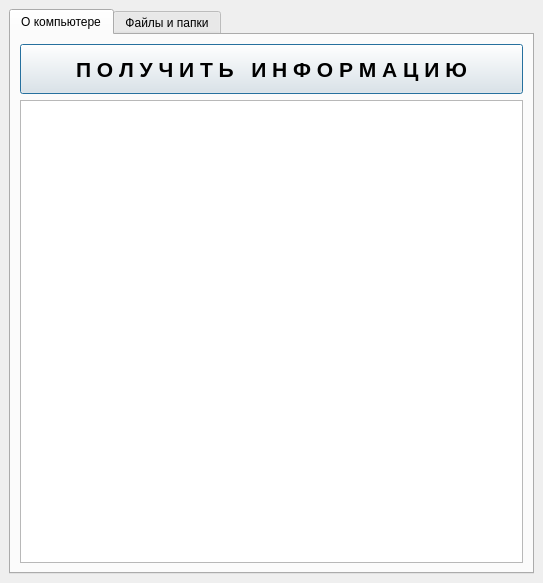
<?xml version="1.0" encoding="UTF-8"?>
<ui version="4.0">
 <class>MainWindow</class>
 <widget class="QMainWindow" name="MainWindow">
  <property name="geometry">
   <rect>
    <x>0</x>
    <y>0</y>
    <width>543</width>
    <height>583</height>
   </rect>
  </property>
  <property name="windowTitle">
   <string>L_-_e_-_x_-_X</string>
  </property>
  <widget class="QWidget" name="centralwidget">
   <layout class="QVBoxLayout" name="verticalLayout">
    <item>
     <widget class="QTabWidget" name="tabWidget">
      <property name="currentIndex">
       <number>0</number>
      </property>
      <widget class="QWidget" name="tab">
       <attribute name="title">
        <string>О компьютере</string>
       </attribute>
       <layout class="QVBoxLayout" name="verticalLayout_2">
        <item>
         <widget class="QPushButton" name="butReceive">
          <property name="minimumSize">
           <size>
            <width>0</width>
            <height>50</height>
           </size>
          </property>
          <property name="baseSize">
           <size>
            <width>0</width>
            <height>0</height>
           </size>
          </property>
          <property name="font">
           <font>
            <pointsize>16</pointsize>
            <weight>75</weight>
            <bold>true</bold>
            <stylestrategy>PreferAntialias</stylestrategy>
           </font>
          </property>
          <property name="text">
           <string>П О Л У Ч И Т Ь   И Н Ф О Р М А Ц И Ю</string>
          </property>
          <property name="autoDefault">
           <bool>false</bool>
          </property>
          <property name="default">
           <bool>true</bool>
          </property>
          <property name="flat">
           <bool>false</bool>
          </property>
         </widget>
        </item>
        <item>
         <widget class="QTreeView" name="treeView">
          <property name="editTriggers">
           <set>QAbstractItemView::NoEditTriggers</set>
          </property>
          <attribute name="headerVisible">
           <bool>false</bool>
          </attribute>
         </widget>
        </item>
       </layout>
      </widget>
      <widget class="QWidget" name="tab_2">
       <attribute name="title">
        <string>Файлы и папки</string>
       </attribute>
       <layout class="QVBoxLayout" name="verticalLayout_3">
        <item>
         <widget class="QTabWidget" name="tabWidget_2">
          <property name="currentIndex">
           <number>0</number>
          </property>
          <widget class="QWidget" name="tab_5">
           <attribute name="title">
            <string>Большие папки</string>
           </attribute>
           <layout class="QVBoxLayout" name="verticalLayout_5">
            <item>
             <layout class="QHBoxLayout" name="horizontalLayout_3">
              <item>
               <widget class="QLabel" name="label_6">
                <property name="minimumSize">
                 <size>
                  <width>0</width>
                  <height>0</height>
                 </size>
                </property>
                <property name="maximumSize">
                 <size>
                  <width>16777215</width>
                  <height>16777215</height>
                 </size>
                </property>
                <property name="font">
                 <font>
                  <pointsize>14</pointsize>
                 </font>
                </property>
                <property name="text">
                 <string>   Папка:</string>
                </property>
               </widget>
              </item>
              <item>
               <widget class="QLineEdit" name="le_PuthDir_2"/>
              </item>
              <item>
               <widget class="QPushButton" name="but_GetDir_2">
                <property name="minimumSize">
                 <size>
                  <width>35</width>
                  <height>22</height>
                 </size>
                </property>
                <property name="maximumSize">
                 <size>
                  <width>35</width>
                  <height>22</height>
                 </size>
                </property>
                <property name="font">
                 <font>
                  <pointsize>14</pointsize>
                  <weight>75</weight>
                  <bold>true</bold>
                 </font>
                </property>
                <property name="text">
                 <string>...</string>
                </property>
               </widget>
              </item>
             </layout>
            </item>
            <item>
             <layout class="QHBoxLayout" name="horizontalLayout_6">
              <item>
               <spacer name="horizontalSpacer_3">
                <property name="orientation">
                 <enum>Qt::Horizontal</enum>
                </property>
                <property name="sizeType">
                 <enum>QSizePolicy::Fixed</enum>
                </property>
                <property name="sizeHint" stdset="0">
                 <size>
                  <width>10</width>
                  <height>20</height>
                 </size>
                </property>
               </spacer>
              </item>
              <item>
               <widget class="QCheckBox" name="checkBox_noFiles_2">
                <property name="layoutDirection">
                 <enum>Qt::LeftToRight</enum>
                </property>
                <property name="text">
                 <string>Показывать недоступные файлы</string>
                </property>
                <property name="checkable">
                 <bool>true</bool>
                </property>
                <property name="checked">
                 <bool>false</bool>
                </property>
               </widget>
              </item>
             </layout>
            </item>
            <item>
             <layout class="QHBoxLayout" name="horizontalLayout_7">
              <item>
               <widget class="QLabel" name="label_7">
                <property name="font">
                 <font>
                  <pointsize>14</pointsize>
                 </font>
                </property>
                <property name="text">
                 <string>   Папки больше:</string>
                </property>
               </widget>
              </item>
              <item>
               <widget class="QLineEdit" name="le_Mb_2">
                <property name="minimumSize">
                 <size>
                  <width>20</width>
                  <height>0</height>
                 </size>
                </property>
                <property name="maximumSize">
                 <size>
                  <width>50</width>
                  <height>16777215</height>
                 </size>
                </property>
                <property name="layoutDirection">
                 <enum>Qt::LeftToRight</enum>
                </property>
                <property name="alignment">
                 <set>Qt::AlignRight|Qt::AlignTrailing|Qt::AlignVCenter</set>
                </property>
               </widget>
              </item>
              <item>
               <widget class="QLabel" name="label_8">
                <property name="text">
                 <string>Mb  </string>
                </property>
               </widget>
              </item>
              <item>
               <widget class="QLabel" name="label_9">
                <property name="text">
                 <string> / </string>
                </property>
               </widget>
              </item>
              <item>
               <widget class="QLineEdit" name="le_Gb_2">
                <property name="minimumSize">
                 <size>
                  <width>20</width>
                  <height>0</height>
                 </size>
                </property>
                <property name="maximumSize">
                 <size>
                  <width>50</width>
                  <height>16777215</height>
                 </size>
                </property>
                <property name="layoutDirection">
                 <enum>Qt::LeftToRight</enum>
                </property>
                <property name="alignment">
                 <set>Qt::AlignRight|Qt::AlignTrailing|Qt::AlignVCenter</set>
                </property>
               </widget>
              </item>
              <item>
               <widget class="QLabel" name="label_10">
                <property name="text">
                 <string>Gb  </string>
                </property>
               </widget>
              </item>
              <item>
               <spacer name="horizontalSpacer_4">
                <property name="orientation">
                 <enum>Qt::Horizontal</enum>
                </property>
                <property name="sizeHint" stdset="0">
                 <size>
                  <width>40</width>
                  <height>20</height>
                 </size>
                </property>
               </spacer>
              </item>
             </layout>
            </item>
            <item>
             <widget class="QPushButton" name="butGetBigFolders">
              <property name="minimumSize">
               <size>
                <width>0</width>
                <height>50</height>
               </size>
              </property>
              <property name="font">
               <font>
                <pointsize>16</pointsize>
                <weight>75</weight>
                <bold>true</bold>
               </font>
              </property>
              <property name="text">
               <string>П  О  К  А  З  А  Т  Ь</string>
              </property>
             </widget>
            </item>
            <item>
             <widget class="QTableWidget" name="tableWidget_BigFolders">
              <property name="sortingEnabled">
               <bool>true</bool>
              </property>
              <column>
               <property name="text">
                <string>Наименование</string>
               </property>
              </column>
              <column>
               <property name="text">
                <string>Размер</string>
               </property>
              </column>
              <column>
               <property name="text">
                <string>Путь</string>
               </property>
              </column>
             </widget>
            </item>
           </layout>
          </widget>
          <widget class="QWidget" name="tab_3">
           <attribute name="title">
            <string>Большие файлы</string>
           </attribute>
           <layout class="QVBoxLayout" name="verticalLayout_4">
            <item>
             <layout class="QHBoxLayout" name="horizontalLayout_2">
              <item>
               <widget class="QLabel" name="label_5">
                <property name="minimumSize">
                 <size>
                  <width>0</width>
                  <height>0</height>
                 </size>
                </property>
                <property name="maximumSize">
                 <size>
                  <width>16777215</width>
                  <height>16777215</height>
                 </size>
                </property>
                <property name="font">
                 <font>
                  <pointsize>14</pointsize>
                 </font>
                </property>
                <property name="text">
                 <string>   Папка:</string>
                </property>
               </widget>
              </item>
              <item>
               <widget class="QLineEdit" name="le_PuthDir"/>
              </item>
              <item>
               <widget class="QPushButton" name="but_GetDir">
                <property name="minimumSize">
                 <size>
                  <width>35</width>
                  <height>22</height>
                 </size>
                </property>
                <property name="maximumSize">
                 <size>
                  <width>35</width>
                  <height>22</height>
                 </size>
                </property>
                <property name="font">
                 <font>
                  <pointsize>14</pointsize>
                  <weight>75</weight>
                  <bold>true</bold>
                 </font>
                </property>
                <property name="text">
                 <string>. . .</string>
                </property>
               </widget>
              </item>
             </layout>
            </item>
            <item>
             <layout class="QHBoxLayout" name="horizontalLayout_4">
              <item>
               <spacer name="horizontalSpacer_2">
                <property name="orientation">
                 <enum>Qt::Horizontal</enum>
                </property>
                <property name="sizeType">
                 <enum>QSizePolicy::Fixed</enum>
                </property>
                <property name="sizeHint" stdset="0">
                 <size>
                  <width>10</width>
                  <height>20</height>
                 </size>
                </property>
               </spacer>
              </item>
              <item>
               <widget class="QCheckBox" name="checkBox_noFiles">
                <property name="layoutDirection">
                 <enum>Qt::LeftToRight</enum>
                </property>
                <property name="text">
                 <string>Показывать недоступные файлы</string>
                </property>
                <property name="checkable">
                 <bool>true</bool>
                </property>
                <property name="checked">
                 <bool>false</bool>
                </property>
               </widget>
              </item>
             </layout>
            </item>
            <item>
             <layout class="QHBoxLayout" name="horizontalLayout">
              <item>
               <widget class="QLabel" name="label">
                <property name="font">
                 <font>
                  <pointsize>14</pointsize>
                 </font>
                </property>
                <property name="text">
                 <string>   Файлы больше:</string>
                </property>
               </widget>
              </item>
              <item>
               <widget class="QLineEdit" name="le_Mb">
                <property name="minimumSize">
                 <size>
                  <width>20</width>
                  <height>0</height>
                 </size>
                </property>
                <property name="maximumSize">
                 <size>
                  <width>50</width>
                  <height>16777215</height>
                 </size>
                </property>
                <property name="layoutDirection">
                 <enum>Qt::LeftToRight</enum>
                </property>
                <property name="alignment">
                 <set>Qt::AlignRight|Qt::AlignTrailing|Qt::AlignVCenter</set>
                </property>
               </widget>
              </item>
              <item>
               <widget class="QLabel" name="label_3">
                <property name="text">
                 <string>Mb  </string>
                </property>
               </widget>
              </item>
              <item>
               <widget class="QLabel" name="label_4">
                <property name="text">
                 <string> / </string>
                </property>
               </widget>
              </item>
              <item>
               <widget class="QLineEdit" name="le_Gb">
                <property name="minimumSize">
                 <size>
                  <width>20</width>
                  <height>0</height>
                 </size>
                </property>
                <property name="maximumSize">
                 <size>
                  <width>50</width>
                  <height>16777215</height>
                 </size>
                </property>
                <property name="layoutDirection">
                 <enum>Qt::LeftToRight</enum>
                </property>
                <property name="alignment">
                 <set>Qt::AlignRight|Qt::AlignTrailing|Qt::AlignVCenter</set>
                </property>
               </widget>
              </item>
              <item>
               <widget class="QLabel" name="label_2">
                <property name="text">
                 <string>Gb  </string>
                </property>
               </widget>
              </item>
              <item>
               <spacer name="horizontalSpacer">
                <property name="orientation">
                 <enum>Qt::Horizontal</enum>
                </property>
                <property name="sizeHint" stdset="0">
                 <size>
                  <width>40</width>
                  <height>20</height>
                 </size>
                </property>
               </spacer>
              </item>
             </layout>
            </item>
            <item>
             <widget class="QPushButton" name="butGetBigFiles">
              <property name="minimumSize">
               <size>
                <width>0</width>
                <height>50</height>
               </size>
              </property>
              <property name="font">
               <font>
                <pointsize>16</pointsize>
                <weight>75</weight>
                <bold>true</bold>
               </font>
              </property>
              <property name="text">
               <string>П  О  К  А  З  А  Т  Ь</string>
              </property>
             </widget>
            </item>
            <item>
             <widget class="QTableWidget" name="tableWidget_BigFiles">
              <property name="sortingEnabled">
               <bool>true</bool>
              </property>
              <column>
               <property name="text">
                <string>Наименование</string>
               </property>
              </column>
              <column>
               <property name="text">
                <string>Размер</string>
               </property>
              </column>
              <column>
               <property name="text">
                <string>Путь</string>
               </property>
              </column>
             </widget>
            </item>
           </layout>
          </widget>
         </widget>
        </item>
       </layout>
      </widget>
     </widget>
    </item>
   </layout>
  </widget>
 </widget>
 <resources/>
 <connections/>
</ui>
